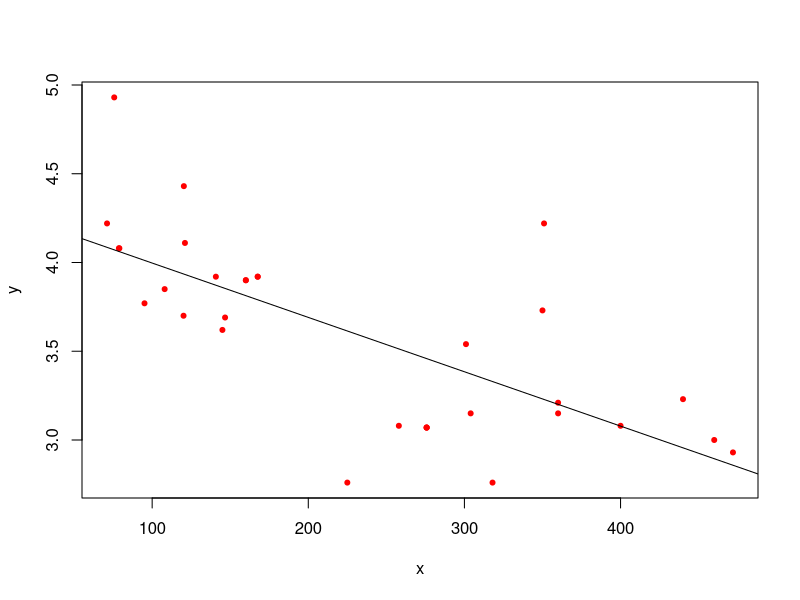

This figure's R source:
attach(mtcars)

myGradient <- function(x,y, learningRate, costThreshold, n, maxIteration){
  
  plot(x,y, col="red", pch= 20)
  
  alfa <- runif(1,0,1)
  betaC <- runif(1,0,1)
  
  ypred <- alfa * x + betaC
  MeanSquareError <- sum((y - ypred)^2) / n
  
  convergence <- F
  Iterations <- 0
  
  while (convergence == F) {
    
    new_alfa <- alfa - learningRate *(1/n) * (sum((ypred - y)*x))
    new_betaC <- betaC - learningRate *(1/n) * (sum((ypred - y)))
    
    alfa <- new_alfa
    betaC <- new_betaC
    
    ypred <- alfa * x + betaC
    
    MeanSquareNew <- sum((y - ypred)^2) / n
    
    if (MeanSquareError - MeanSquareNew < costThreshold ) {
      
      abline(betaC,alfa)
      convergence <- T
      
      return(paste("optimal betaC : ", betaC, "Optimal coefficient", alfa))
      
    }
    Iterations <- Iterations +1
    
    if (Iterations > maxIteration) {
      
      abline(betaC,alfa)
      convergence <- T
      return(paste("optimal betaC : ", betaC, "Optimal coefficient", alfa))
    }
    
  }
  
}

length(mtcars$cyl)

myGradient(disp,drat, 0.00002, 0.001,length(mtcars$cyl), 2000000)
